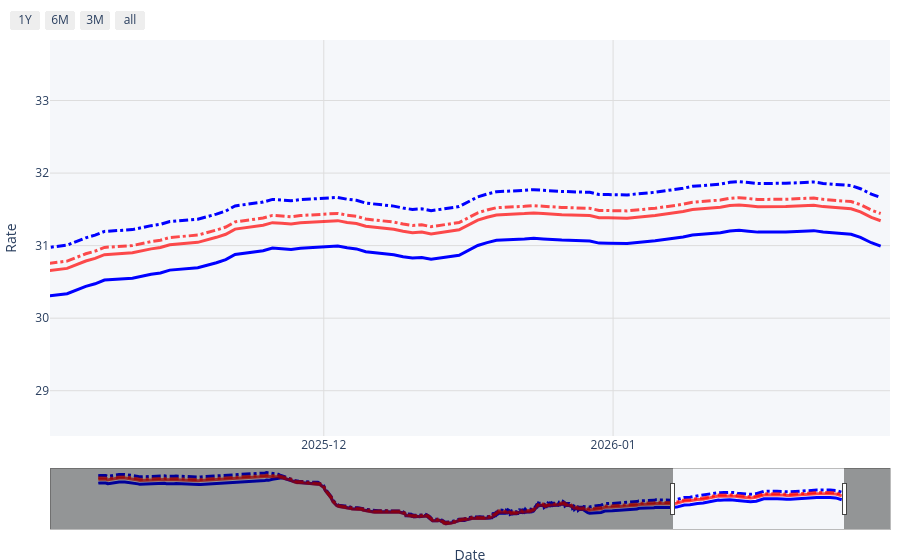

Notebook code for this chart:
### Code cell
###################################################################
# Step 2. Generate Plotly figure                                  #
###################################################################
for currency in CURRENCIES:
    csv_file = f'Data/history/Historical_{currency}.csv'
    plot.plot_history(csv_file_path=csv_file, 
                        currency=currency,
                        show_html = True,
                        save_html = False,
                        save_directory = f"assets/plot_history_{currency}.html")
    csv_file = f'Data/Foreign Exchage Rate/Foreign Exchage Rate_{currency}.csv'
    plot.plot_now(csv_file_path =csv_file,
                    currency = currency,
                    show_html = True,
                    save_html = False,
                    save_directory = f"assets/plot_now_{currency}.html")
    break

### Figure 1 — Plotly figure (JSON) as saved in the notebook; plotly's stock layout.template omitted (floating-point values rounded to 4 significant figures; data arrays with more than 128 entries replaced by an {"elided": "..."} marker saying what was removed)
{"data": [{"hoverinfo": "skip", "line": {"color": "blue", "dash": "solid", "width": 3}, "mode": "lines", "name": "Cash Buying", "type": "scatter", "x": {"elided": "503 str values"}, "y": {"elided": "503 float values"}}, {"hoverinfo": "skip", "line": {"color": "blue", "dash": "dashdot", "width": 3}, "mode": "lines", "name": "Cash Selling", "type": "scatter", "x": {"elided": "503 str values"}, "y": {"elided": "503 float values"}}, {"customdata": {"elided": "503 str values"}, "hovertemplate": "Cash <br>   Buying: %{y:.4f}<extra></extra>", "marker": {"color": "rgba(0,0,0,0)", "size": 10}, "mode": "markers", "name": "Cash Buying (raw)", "showlegend": false, "type": "scatter", "x": {"elided": "503 str values"}, "y": {"elided": "503 float values"}}, {"customdata": {"elided": "503 str values"}, "hovertemplate": "   Selling: %{y:.4f}<extra></extra>", "marker": {"color": "rgba(0,0,0,0)", "size": 10}, "mode": "markers", "name": "Cash Selling (raw)", "showlegend": false, "type": "scatter", "x": {"elided": "503 str values"}, "y": {"elided": "503 float values"}}, {"hoverinfo": "skip", "line": {"color": "rgba(255,0,0,0.7)", "dash": "solid", "width": 3}, "mode": "lines", "name": "Spot Buying", "type": "scatter", "x": {"elided": "503 str values"}, "y": {"elided": "503 float values"}}, {"hoverinfo": "skip", "line": {"color": "rgba(255,0,0,0.7)", "dash": "dashdot", "width": 3}, "mode": "lines", "name": "Spot Selling", "type": "scatter", "x": {"elided": "503 str values"}, "y": {"elided": "503 float values"}}, {"customdata": {"elided": "503 str values"}, "hovertemplate": "Spot <br>   Buying: %{y:.4f}<extra></extra>", "marker": {"color": "rgba(0,0,0,0)", "size": 10}, "mode": "markers", "name": "Spot Buying (raw)", "showlegend": false, "type": "scatter", "x": {"elided": "503 str values"}, "y": {"elided": "503 float values"}}, {"customdata": {"elided": "503 str values"}, "hovertemplate": "   Selling: %{y:.4f}<extra></extra>", "marker": {"color": "rgba(0,0,0,0)", "size": 10}, "mode": "markers", "name": "Spot Selling (raw)", "showlegend": false, "type": "scatter", "x": {"elided": "503 str values"}, "y": {"elided": "503 float values"}}], "layout": {"hovermode": "x unified", "margin": {"b": 10, "l": 10, "r": 10, "t": 40}, "plot_bgcolor": "#f5f7fa", "showlegend": false, "xaxis": {"dtick": "M1", "gridcolor": "#ddd", "hoverformat": "%Y-%m-%d %H:%M:%S", "range": ["2025-11-01T16:01:00", "2026-01-30T16:01:00"], "rangeselector": {"buttons": [{"count": 1, "label": "1Y", "step": "year", "stepmode": "backward"}, {"count": 6, "label": "6M", "step": "month", "stepmode": "backward"}, {"count": 3, "label": "3M", "step": "month", "stepmode": "backward"}, {"step": "all"}]}, "rangeslider": {"bgcolor": "#f5f7fa", "bordercolor": "#bbb", "borderwidth": 1, "thickness": 0.12, "visible": true}, "showgrid": true, "tickformat": "%Y-%m", "title": {"text": "Date"}}, "yaxis": {"gridcolor": "#ddd", "showgrid": true, "title": {"text": "Rate"}}}}
